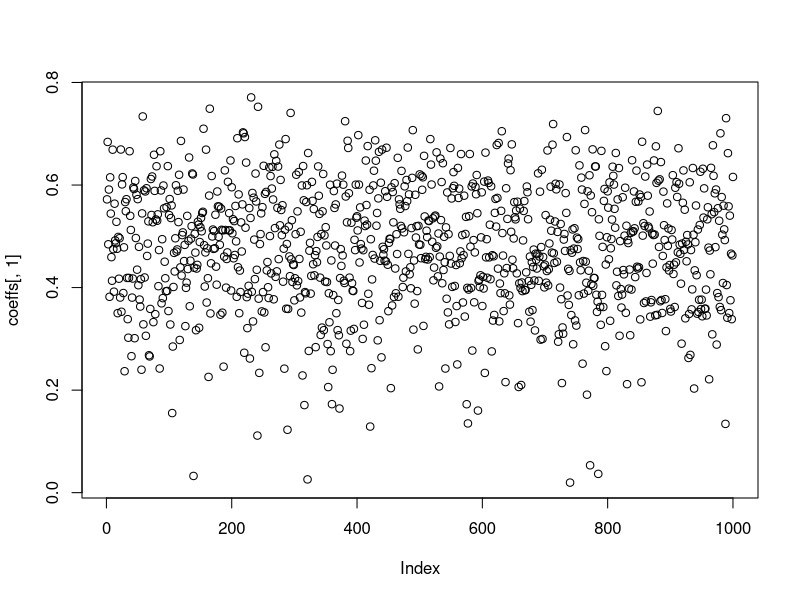
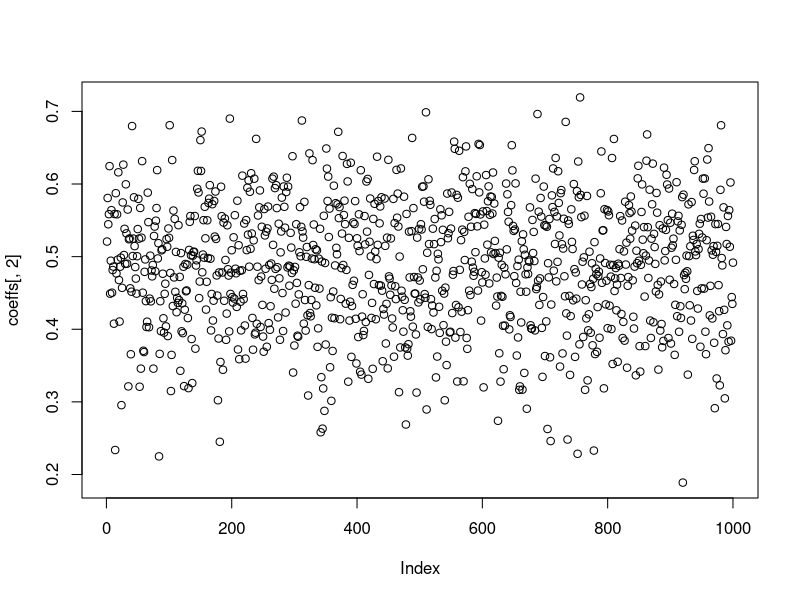
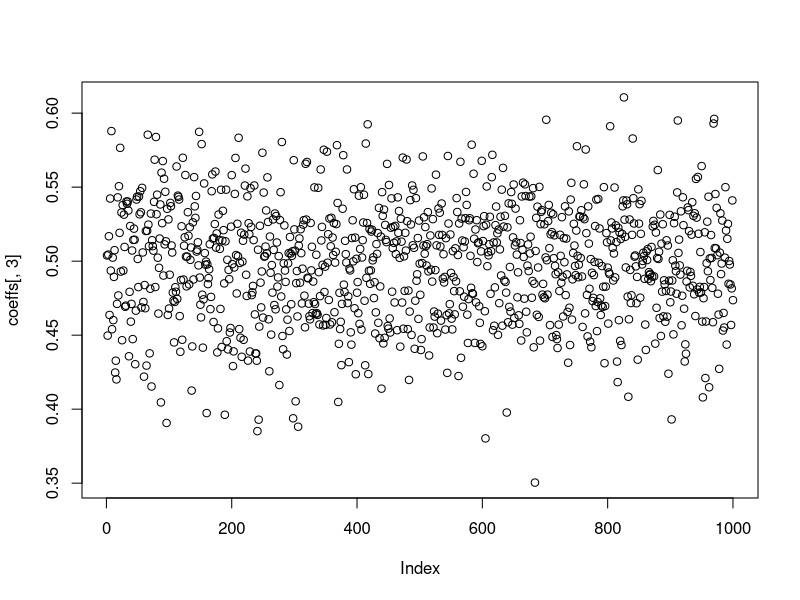
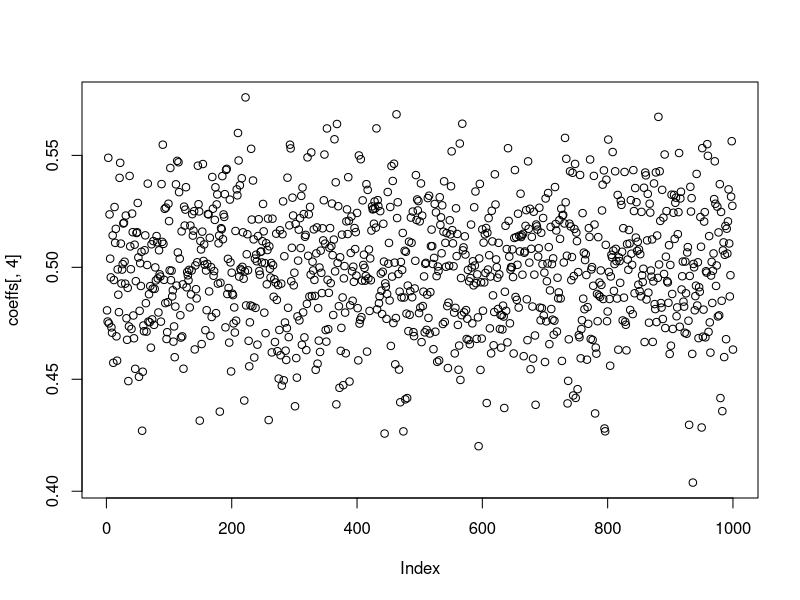
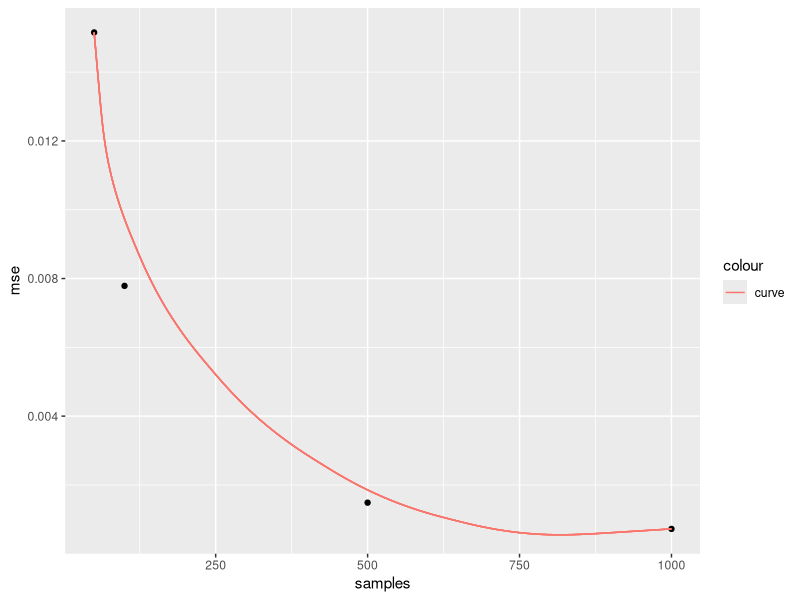

Reproduce these figures in R, in order.
## ---- chunk 1
knitr::opts_chunk$set(echo = TRUE)
library(ggplot2)
## ---- chunk 2
set.seed(999)
phi1 <- 0.5
sd <- 1
M <- 1000
## ---- chunk 3
burnin <- 150
samples <- c(50, 100, 500, 1000)
coeffs <- matrix(NA, M, length(samples))

for (i in 1:length(samples)) {
  # each for loop iteration is one sample size 
  # apparently we have to add the burn-in period to the sample
  leng <- burnin + samples[i]
  
  # now the simulation runs
  for (m in 1:M) {
    
    # AR(1) and white noise
    y <- vector(length = leng)
    wn <- rnorm(leng, 0, sd)
    
    # our simulation, start at two since we dont have y_(t=0)
    for (t in 2:leng) {
       y[t] <-  phi1 * y[t-1] + wn[t]
    }
  
    # then remove the burn-in period from the front
    yfinal <- y[(burnin+1):leng]
    
    # find the coefficients
    ycur <- yfinal[-1]           
    ylag <- yfinal[-length(yfinal)]  

    ols <- sum(ylag * ycur) / sum(ylag^2)
    
    # store coefficients in matrix
    coeffs[m,i] <- ols
  }
}
## ---- chunk 4
square_err <- (coeffs-phi1)^2
sums <- vector(length=4)
mse <- vector(length=4)

# get the sums of the squared errors
sums <- colSums(square_err, na.rm = TRUE)

# divide the squared errors by the 
for (i in 1:length(sums)) {
  mse[i] <- sums[i] / M
}

# to show it visually:
plot(coeffs[,1])
plot(coeffs[,2])
plot(coeffs[,3])
plot(coeffs[,4])

df <- data.frame(
  x = samples,
  y = mse
)
ggplot(df, aes(x = samples, y = mse)) +
  geom_point() +
  geom_curve(aes(x=samples[1], y=mse[1], xend=samples[4], yend=mse[4], colour="curve", curvature=0.1))
